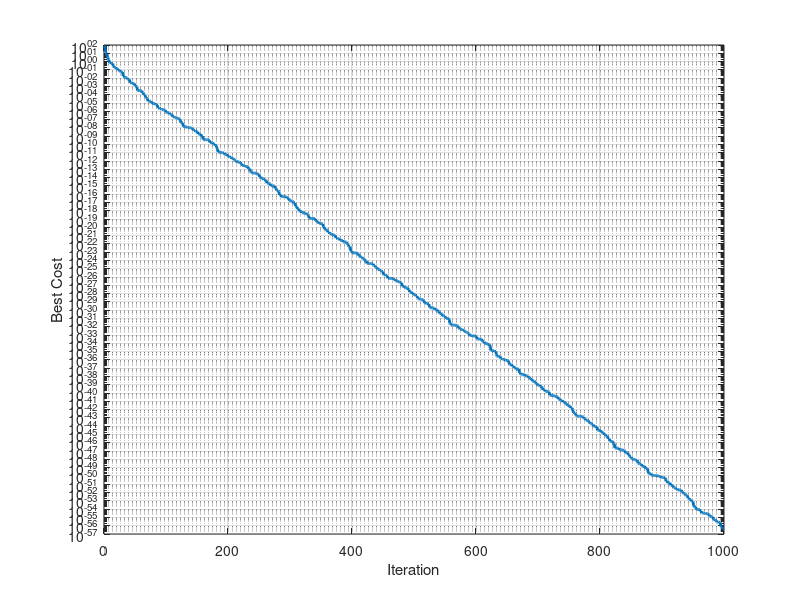

Here is the MATLAB script that generated this plot:
%% Patricle Swarm Optimisation
% Copyright (c) 2015, Yarpiz (www.yarpiz.com)
% All rights reserved. Please read the "license.txt" for license terms.
%
% Project Code: YPEA102
% Project Title: Implementation of Particle Swarm Optimization in MATLAB
% Publisher: Yarpiz (www.yarpiz.com)
% 
% Developer: S. Mostapha Kalami Heris (Member of Yarpiz Team)
% 
% Contact Info: sm.kalami@gmail.com, info@yarpiz.com
%

clc;
clear;
close all;

%% Problem Definition

CostFunction=@(x) sum(x.^2);        % Cost Function

nVar=10;            % Number of Decision Variables

VarSize=[1 nVar];   % Size of Decision Variables Matrix

VarMin=-10;         % Lower Bound of Variables
VarMax= 10;         % Upper Bound of Variables


%% PSO Parameters

MaxIt=1000;      % Maximum Number of Iterations

nPop=100;        % Population Size (Swarm Size)

% PSO Parameters
%{
w=1;            % Inertia Weight
wdamp=0.99;     % Inertia Weight Damping Ratio
c1=1.5;         % Personal Learning Coefficient
c2=2.0;         % Global Learning Coefficient
%}

% If you would like to use Constriction Coefficients for PSO,
% uncomment the following block and comment the above set of parameters.

% % Constriction Coefficients
 phi1=2.05;
 phi2=2.05;
 phi=phi1+phi2;
 chi=2/(phi-2+sqrt(phi^2-4*phi));
 w=chi;          % Inertia Weight
 wdamp=1;        % Inertia Weight Damping Ratio
 c1=chi*phi1;    % Personal Learning Coefficient
 c2=chi*phi2;    % Global Learning Coefficient

% Velocity Limits
VelMax=0.1*(VarMax-VarMin);
VelMin=-VelMax;

%% Initialization

empty_particle.Position=[];
empty_particle.Cost=[];
empty_particle.Velocity=[];
empty_particle.Best.Position=[];
empty_particle.Best.Cost=[];

particle=repmat(empty_particle,nPop,1);

GlobalBest.Cost=inf;

for i=1:nPop
    
    % Initialize Position
    particle(i).Position=unifrnd(VarMin,VarMax,VarSize);
    
    % Initialize Velocity
    particle(i).Velocity=zeros(VarSize);
    
    % Evaluation
    particle(i).Cost=CostFunction(particle(i).Position);
    
    % Update Personal Best
    particle(i).Best.Position=particle(i).Position;
    particle(i).Best.Cost=particle(i).Cost;
    
    % Update Global Best
    if particle(i).Best.Cost<GlobalBest.Cost
        
        GlobalBest=particle(i).Best;
        
    end
    
end

BestCost=zeros(MaxIt,1);

%% PSO Main Loop

for it=1:MaxIt
    
    for i=1:nPop
        
        % Update Velocity
        particle(i).Velocity = w*particle(i).Velocity ...
            +c1*rand(VarSize).*(particle(i).Best.Position-particle(i).Position) ...
            +c2*rand(VarSize).*(GlobalBest.Position-particle(i).Position);
        
        % Apply Velocity Limits
        particle(i).Velocity = max(particle(i).Velocity,VelMin);
        particle(i).Velocity = min(particle(i).Velocity,VelMax);
        
        % Update Position
        particle(i).Position = particle(i).Position + particle(i).Velocity;
        
        % Velocity Mirror Effect
        IsOutside=(particle(i).Position<VarMin | particle(i).Position>VarMax);
        particle(i).Velocity(IsOutside)=-particle(i).Velocity(IsOutside);
        
        % Apply Position Limits
        particle(i).Position = max(particle(i).Position,VarMin);
        particle(i).Position = min(particle(i).Position,VarMax);
        
        % Evaluation
        particle(i).Cost = CostFunction(particle(i).Position);
        
        % Update Personal Best
        if particle(i).Cost<particle(i).Best.Cost
            
            particle(i).Best.Position=particle(i).Position;
            particle(i).Best.Cost=particle(i).Cost;
            
            % Update Global Best
            if particle(i).Best.Cost<GlobalBest.Cost
                
                GlobalBest=particle(i).Best;
                
            end
            
        end
        
    end
    
    BestCost(it)=GlobalBest.Cost;
    
    disp(['Iteration ' num2str(it) ': Best Cost = ' num2str(BestCost(it))]);
    
    w=w*wdamp;
    
end

BestSol = GlobalBest;

%% Results

figure;
%plot(BestCost,'LineWidth',2);
semilogy(BestCost,'LineWidth',2);
xlabel('Iteration');
ylabel('Best Cost');
grid on;